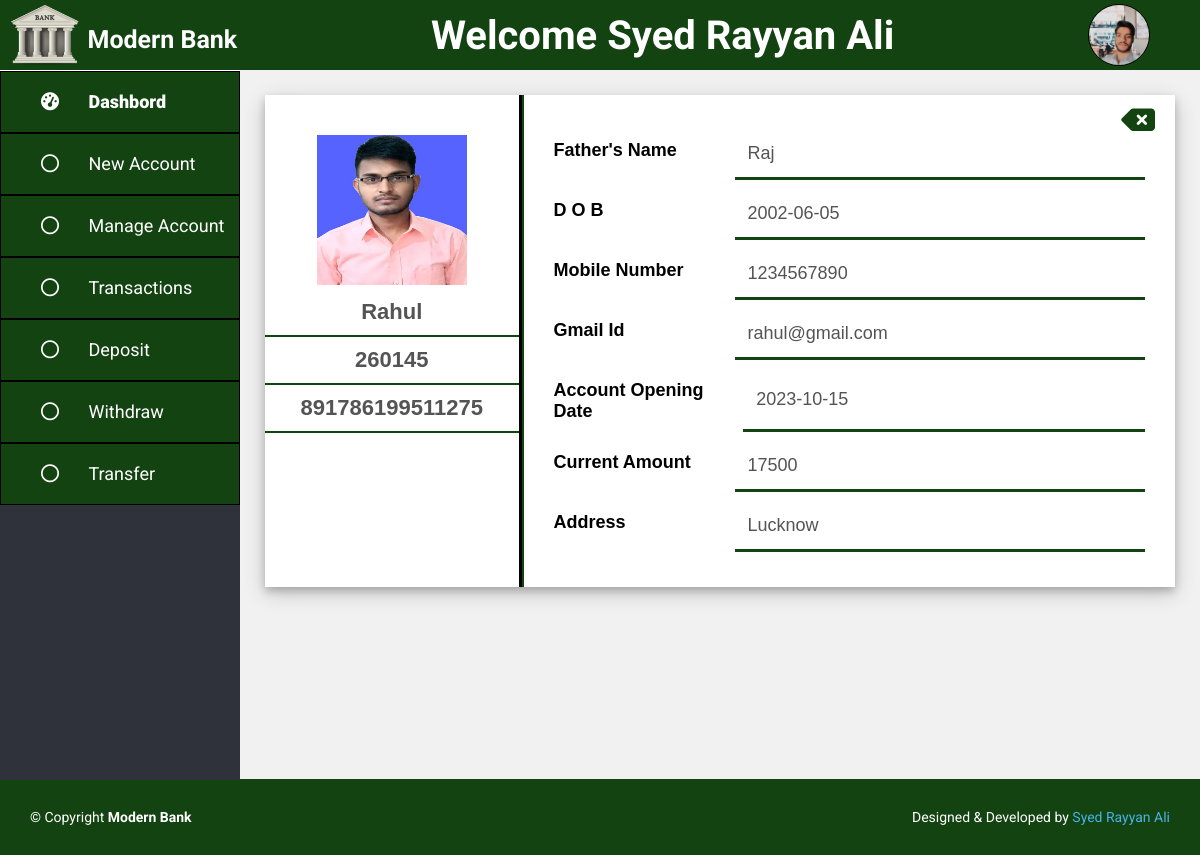
The page /admin/view.php?cid=260145 (signed in) on the database its author committed.
### tables this page shows
CREATE TABLE `customer` (
  `Customer_Id` int(11) NOT NULL,
  `Account_Number` bigint(20) DEFAULT NULL,
  `Name` char(30) DEFAULT NULL,
  `Father_Name` char(30) DEFAULT NULL,
  `DOB` date DEFAULT NULL,
  `Mobile_Number` bigint(20) DEFAULT NULL,
  `Gmail_Id` char(30) DEFAULT NULL,
  `Account_Opening_Date` date DEFAULT NULL,
  `Address` char(50) DEFAULT NULL,
  `Opening_Amount` int(11) DEFAULT NULL,
  `Image_Name` varchar(100) DEFAULT NULL
);

### admin/view.php (the view)
<?php
    include 'header.php';
?>
        <div class="container">
            <div class="view">
                <a href="manage-account.php"><i class="fa-solid fa-delete-left"></i></a>
                <?php
                    $cid = $_GET['cid'];
                    $result = mysqli_query($conn, "SELECT * FROM customer WHERE Customer_Id = '$cid'");
                    if(mysqli_num_rows($result) > 0){
                        while($row = mysqli_fetch_assoc($result)){
                ?>
                <div class="left-side">
                    <div class="img-box">
                        <img src="user-img/<?php echo $row['Image_Name']; ?>" style="width: 150px; height: 150px;">
                    </div>
                    <div class="input-box">
                        <input type="text" value="<?php echo $row['Name']; ?>" disabled>
                    </div>
                    <div class="input-box">
                        <input type="number" value="<?php echo $row['Customer_Id']; ?>" disabled>
                    </div>
                    <div class="input-box">
                        <input type="number" value="<?php echo $row['Account_Number']; ?>" disabled>
                    </div>
                </div>
                <div class="right-side">
                    <div class="input-box">
                        <label for="fname">Father's Name</label>
                        <input type="text" id="fnmae" value="<?php echo $row['Father_Name']; ?>" disabled>
                    </div>
                    <div class="input-box">
                        <label for="dob">D O B</label>
                        <input type="text" value="<?php echo $row['DOB']; ?>" onfocus="this.type='date'" onblur="this.type='text'" id="dob" disabled>
                    </div>
                    <div class="input-box">
                        <label for="mnumber">Mobile Number</label>
                        <input type="number" id="mnumber" value="<?php echo $row['Mobile_Number']; ?>" disabled>
                    </div>
                    <div class="input-box">
                        <label for="gmail">Gmail Id</label>
                        <input type="email" id="gmail" value="<?php echo $row['Gmail_Id']; ?>" disabled>
                    </div>
                    <div class="input-box">
                        <label for="accountopendate">Account Opening Date</label>
                        <input type="text" id="accountopendate" value="<?php echo $row['Account_Opening_Date']; ?>" onfocus="this.type='date'" onblur="this.type='text'" disabled>
                    </div>
                    <div class="input-box">
                        <label>Current Amount</label>
                        <input type="text" name="currentamount" value="<?php echo $row['Opening_Amount']; ?>"disabled>
                    </div>
                    <div class="input-box">
                        <label for="address">Address</label>
                        <input type="text" id="address" value="<?php echo $row['Address']; ?>" disabled>
                    </div>
                </div>
                <?php
                        }
                    }
                ?>
            </div>
        </div>
    </div>
<?php
    include 'footer.php';
?>

### admin/header.php (shortened to what this page needs)
<?php
    include '../config.php';
    $admin = $_SESSION["admin"];
    $result = mysqli_query($conn, "SELECT * FROM admin WHERE Id = '{$admin['adminId']}'");
    $row = mysqli_fetch_assoc($result);
?>
<!DOCTYPE html>
<html lang="en">
<head>
    <link rel="stylesheet" href="https://cdnjs.cloudflare.com/ajax/libs/font-awesome/6.4.2/css/all.min.css">
    <link rel="stylesheet" href="../assets/css/admin.css">
</head>
<body>
    <header>
        <div class="logo">
            <img src="../assets/img/logo.png" alt="">
            <a href="dashbord.php">
                <h3>
                    Modern Bank
                </h3>
            </a>
        </div>
        <h2>Welcome <?php echo $admin["adminName"]; ?> </h2>
        <img src="admin-img/<?php echo $row['Image_Name']; ?>" alt="" class="user-pic" onclick="toggleMenu()">
    </header>
    <div class="main">
        <div class="side-nav">
            <a href="dashbord.php">
                <i class="fa-solid fa-gauge-high">
                    <span>Dashbord</span>
                </i>
            </a>
            <a href="add-new-account.php">
                <i class="fa-regular fa-circle">
                    <span>New Account</span>
                </i>
            </a>
            <a href="manage-account.php">
                <i class="fa-regular fa-circle">
                    <span>Manage Account</span>
                </i>
            </a>
            <a href="transaction.php">
                <i class="fa-regular fa-circle">
                    <span>Transactions</span>
                </i>
            </a>
            <a href="deposit.php">
                <i class="fa-regular fa-circle">
                    <span>Deposit</span>
                </i>
            </a>
            <a href="withdraw.php">
                <i class="fa-regular fa-circle">
                    <span>Withdraw</span>
                </i>
            </a>
            <a href="transfer.php">
                <i class="fa-regular fa-circle">
                    <span>Transfer</span>
                </i>
            </a>
        </div>

### assets/css/admin.css (style rules this page uses)
body { margin: 0; padding: 0; font-family: 'Roboto', sans-serif; height: 100vh; }
header { background: #144312; width: 100%; height: 70px; position: sticky; top: 0; display: flex; align-items: center; justify-content: space-between; }
header .logo { height: 100%; display: flex; }
header .logo a { text-decoration: none; }
header .logo a h3 { color: #fff; align-items: center; font-size: 25px; cursor: pointer; }
header h2 { font-size: 40px; color: white; }
.user-pic { width: 60px; height: 60px; border: 1px solid black; border-radius: 50%; cursor: pointer; margin-right: 50px; }
.main { width: 100%; display: flex; height: 88.6vh; }
.side-nav { background: #2f323a; margin-top: 1px; width: 20%; height: 100%; transition: 0.5s; }
.side-nav a { color: #fff; background: #144312; display: block; width: 100%; line-height: 60px; font-size: 18px; border: 1px solid black; text-decoration: none; padding-left: 40px; box-sizing: border-box; transition: 0.5s; }
.side-nav i span { font-family: 'Roboto', sans-serif; margin-left: 25px; }
.container { width: 80%; min-height: 88.6vh; background: #f1f1f1; overflow-y: auto; }
.view { height: auto; background-color: white; display: flex; position: relative; margin: 25px; box-shadow: 0 4px 8px 0 rgba(0, 0, 0, 0.2), 0 6px 20px 0 rgba(0, 0, 0, 0.19); }
.view a i { position: absolute; font-size: 30px; color: #144312; right: 20px; top: 10px; }
.view .left-side { width: 30%; }
.view .left-side .img-box { width: 100%; text-align: center; margin-top: 40px; }
.view .left-side .input-box { display: flex; }
.view .left-side .input-box input { width: 93%; text-align: center; font-size: 22px; font-weight: bold; border: none; border-bottom: 2px solid #144312; padding: 10px; outline: none; background-color: transparent; }
.view .right-side { width: 70%; border-left: 5px groove #144312; padding: 30px; }
.view .right-side .input-box { display: flex; justify-content: space-between; }
.view .right-side .input-box label { font-size: 18px; font-weight: bold; font-family: sans-serif; margin: 15px 0px; }
.view .right-side .input-box input { width: 65%; font-size: 18px; border: none; padding: 13px; margin: 5px 0px; outline: none; background-color: transparent; border-bottom: 3px solid #144312; }

### rows shown on the page
customer: Image_Name (picture), Name "Rahul", Customer_Id "260145", Account_Number "891786199511275", Father_Name "Raj", DOB "2002-06-05", Mobile_Number "1234567890", Gmail_Id "rahul@gmail.com", Account_Opening_Date "2023-10-15", currentamount "17500", Address "Lucknow"

### other values the page prints
$admin["adminName"] "Syed Rayyan Ali"
